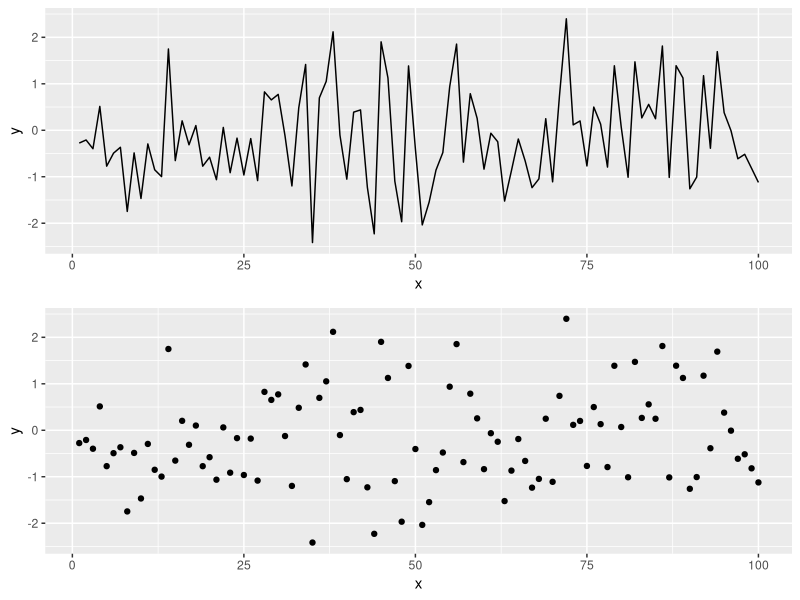

Generate this figure with R:
## ---- chunk 1
knitr::opts_chunk$set(echo = TRUE, fig.width = 8, fig.height = 8, fig.alig = "center")
## ---- chunk 2
library(tidyverse)
library(gridExtra)
## ---- chunk 3
x <- seq(1:100)
y <- rnorm(100) # Generating data form a normal distribution with mean 0 and variance 1
data <- data.frame(x = x, y = y ) # Creating a data frame
p1 = ggplot(data, aes(x= x, y = y)) +
geom_line()
p2 = ggplot(data, aes(x= x, y = y)) +
geom_point()
grid.arrange(p1, p2)
